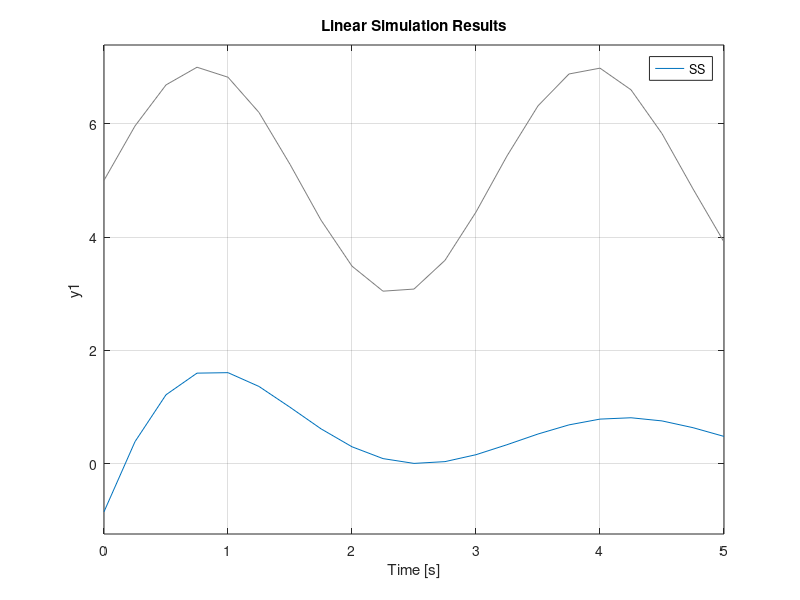

Write the MATLAB code that produced this figure.
clc;
clear;
A=[0 1;-5 -2];
B=[ 0; 1];
C=rand(1,2);
D=zeros(size(C,1),size(B,2));
SS=ss(A,B,C,D);
t=[0:0.25:5];
x0=[-4 5];
U=2*sin(2*t)+5;
lsim(SS,U,t,x0);


